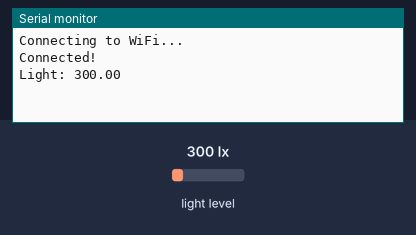
The sketch below on a simulated Arduino MKR. Parts: the last lines printed to the serial monitor. The inputs (shaded band) are chosen by the test bench; at power-on: light level 300 lx. WiFi joins after 1.5 s; servers stay silent unless stated.

Above: at 2.7 s.
2.8 s: light level set to 1960 lx
At 8.0 s:
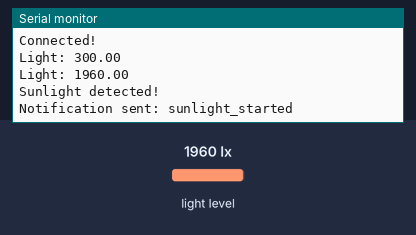
8.8 s: light level set to 40 lx
At 13.2 s:
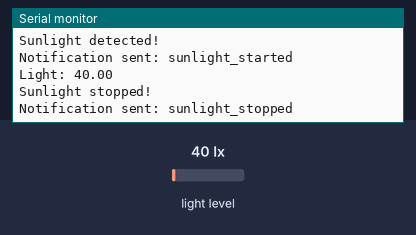
Timing chart, 0 to 14.7 s (numbered marks = the images above; inputs shaded):
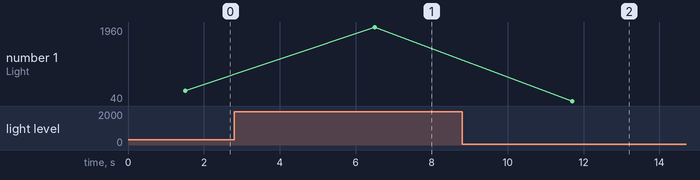

Measured:
- after the input at 2.8 s, the serial monitor: prints a new line after 3.7 s (image 1)
- after the input at 8.8 s, the serial monitor: prints a new line after 2.9 s (image 2)
- plotted number 1: 300 → 1960 after the input at 2.8 s, 1960 → 40 after the input at 8.8 s

The sketch:

Task3.1Trigger.ino
```cpp
#include <Wire.h>
#include <BH1750.h>
#include <WiFiNINA.h>

// ===== WiFi Credentials =====
const char* ssid = "iPhone";
const char* password = "Sachkirat";

// ===== IFTTT Webhook =====
const char* host = "maker.ifttt.com";
String key = "buD3WuRjQxCfAPAIRHtGm67pjZ9X--NbqTUYux4NVdO";  // paste your key here

// ===== Sensor =====
BH1750 lightMeter;

// ===== Trigger Settings =====
float threshold = 1500.0;   // adjust if needed
bool sunlightPresent = false;

// ===== WiFi Client =====
WiFiClient client;

void setup() {
  Serial.begin(9600);
  Wire.begin();
  lightMeter.begin();

  connectWiFi();
}

void loop() {
  float lux = lightMeter.readLightLevel();

  Serial.print("Light: ");
  Serial.println(lux);

  // ===== Sunlight START =====
  if (lux > threshold && sunlightPresent == false) {
    Serial.println("Sunlight detected!");
    sendIFTTT("sunlight_started");
    sunlightPresent = true;
  }

  // ===== Sunlight STOP =====
  if (lux <= threshold && sunlightPresent == true) {
    Serial.println("Sunlight stopped!");
    sendIFTTT("sunlight_stopped");
    sunlightPresent = false;
  }

  delay(5000);  // check every 5 seconds
}

// ===== Connect WiFi =====
void connectWiFi() {
  Serial.print("Connecting to WiFi...");

  while (WiFi.begin(ssid, password) != WL_CONNECTED) {
    Serial.print(".");
    delay(2000);
  }

  Serial.println("\nConnected!");
}

// ===== Send IFTTT Notification =====
void sendIFTTT(String event) {
  if (client.connect(host, 80)) {
    String url = "/trigger/" + event + "/with/key/" + key;

    client.print(String("GET ") + url + " HTTP/1.1\r\n" +
                 "Host: " + host + "\r\n" +
                 "Connection: close\r\n\r\n");

    Serial.println("Notification sent: " + event);
  } else {
    Serial.println("Connection to IFTTT failed");
  }
}
```
